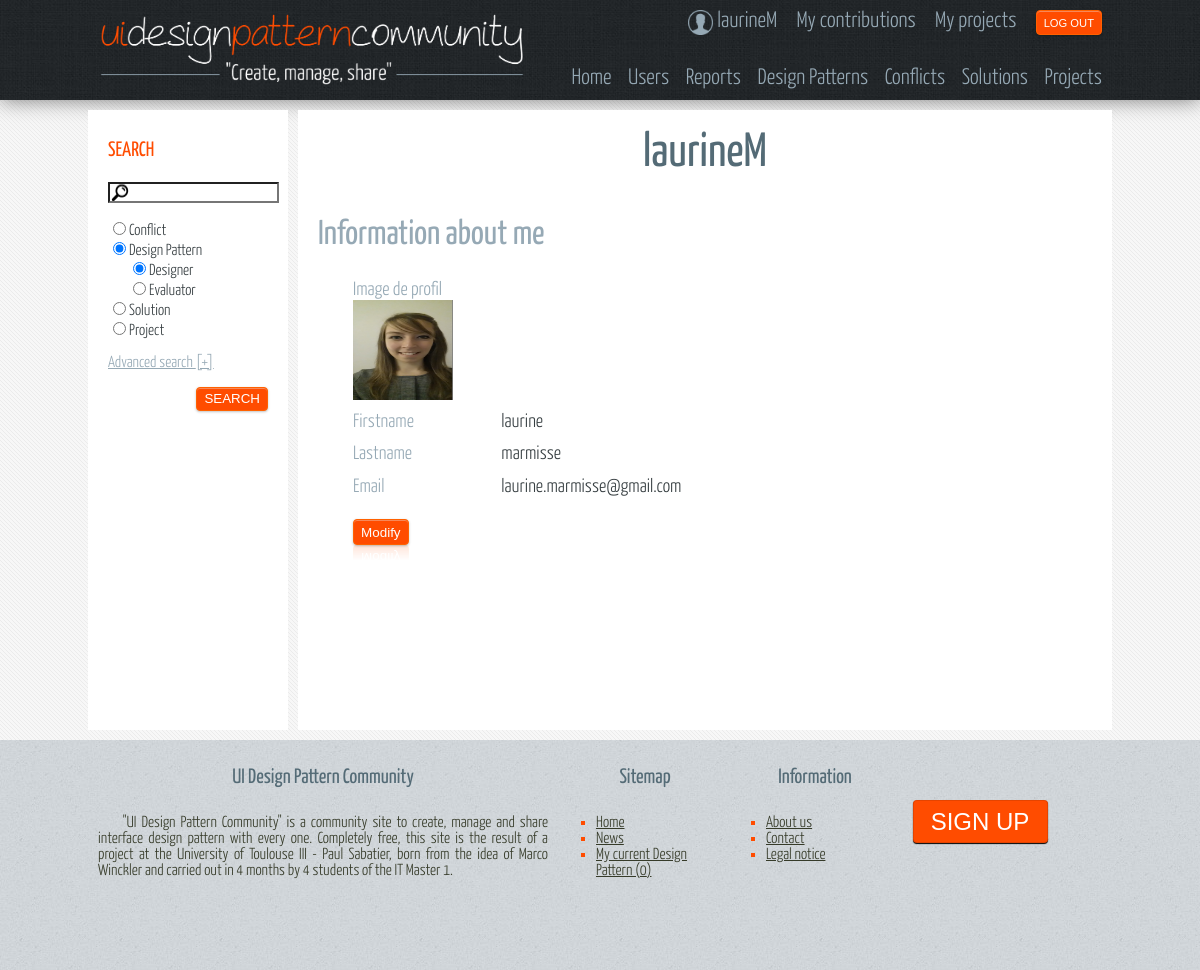
/view/profil.php (signed in), run on the app's committed database.
### tables this page shows
CREATE TABLE IF NOT EXISTS `User` (
  `login` VARCHAR(30) NOT NULL,
  `pwd` VARCHAR(32) NOT NULL,
  `lastname` VARCHAR(30) NULL DEFAULT NULL,
  `firstname` VARCHAR(30) NULL DEFAULT NULL,
  `mail` VARCHAR(30) NOT NULL,
  `logo` VARCHAR(60) NULL DEFAULT NULL,
  `typeUser` ENUM('Classic','Admin') NOT NULL,
  PRIMARY KEY (`login`));

### controller/toolkit/Session.php (called while the page is built, shortened)
<?php
class Session {
    private $sessionState = self::SESSION_NOT_STARTED;
    private static $instance;
    public static function getInstance() {
        if (!isset(self::$instance)) {
            self::$instance = new self;
        }
        self::$instance->startSession();
        return self::$instance;
    }
    public function startSession() {
        if ($this->sessionState == self::SESSION_NOT_STARTED) {
            $this->sessionState = session_start();
        }
        return $this->sessionState;
    }
    public function __get($name) {
        if (isset($_SESSION[$name])) {
            return $_SESSION[$name];
        }
    }
    public function __isset($name) {
        return isset($_SESSION[$name]);
    }
}
?>

### model/implementation/Database.php (called while the page is built, shortened)
<?php
class Database {
    private static $bdd = NULL;
    private static function connect() {
        try{
            return new PDO('mysql:host=localhost;dbname=mydb', 'admin', 'admin');
        } catch (Exception $e) {
            die('Erreur : ' . $e->getMessage());
        }
    }
    public static function getConnection() {
        if (Database::$bdd == NULL) {
            Database::$bdd = Database::connect();
        }
        return Database::$bdd;
    }
    public static function getOneData($req) {
        $bdd = Database::getConnection();
        $reponse = $bdd->query($req);
        $donnees = $reponse->fetch();
        return $donnees;
    }
}
?>

### model/implementation/User.php (called while the page is built, shortened)
<?php
require_once($_SERVER['DOCUMENT_ROOT']."/site/model/implementation/Database.php");
class User implements IDatabase{
    private $login;
    private $lastname;
    private $firstname;
    private $mail;
    private $logo;
    public static function getDB($id) {
        $donnees = Database::getOneData('SELECT * FROM User WHERE login = \''.$id.'\'');
        if ($donnees != false) {
           $user = new User($id, $donnees['pwd'], $donnees['lastname'], $donnees['firstname'], $donnees['mail'], $donnees['logo']);
           $user->setTypeUser(ETypeUser::getValueEnum($donnees['typeUser']));
           return $user;
        }
        return false;
    }
    public function getLogin() {
        return $this->login;
    }
    public function setLogin($login) {
        $this->login = $login;
    }
    public function getLastName() {
        return $this->lastname;
    }
    public function setLastName($lastname) {
        $this->lastname = $lastname;
    }
    public function getFirstName() {
        return $this->firstname;
    }
    public function setFirstName($firstname) {
        $this->firstname = $firstname;
    }
    public function getMail() {
        return $this->mail;
    }
    public function setMail($mail) {
        $this->mail = $mail;
    }
    public function getLogo() {
        return $this->logo;
    }
    public function setLogo($logo) {
        $this->logo = $logo;
    }
}
?>

### model/interfaces/EBasicEnum.php (called while the page is built, shortened)
<?php
abstract class EBasicEnum {
    private static $constCache = NULL;
    private static function getConstants() {
        if (self::$constCache === NULL) {
            $reflect = new ReflectionClass(get_called_class());
            self::$constCache = $reflect->getConstants();
        }
        return self::$constCache;
    }
    public static function getValueEnum($name, $strict = false) {
        $constants = self::getConstants();
        $keys = array_map('strtolower', array_keys($constants));
        return array_search(strtolower($name), $keys);
    }
}
?>

### controller/toolkit/ToolKitDisplay.php (the view, shortened to what this page needs)
<?php
require_once($_SERVER['DOCUMENT_ROOT']."/site/model/implementation/Database.php");
require_once($_SERVER['DOCUMENT_ROOT']."/site/controller/toolkit/Session.php");
class ToolKitDisplay {
    public static function checkItem($item, $value) {
        if ($item == $value) {
            echo "checked";
        }
    }
    public static function addValue($value) {
        echo "value=\"".$value."\"";
    }
}

### view/profil.php (shortened to what this page needs)
<?php
require_once($_SERVER['DOCUMENT_ROOT'] . "/site/controller/toolkit/Session.php");
require_once($_SERVER['DOCUMENT_ROOT'] . "/site/model/implementation/Database.php");
require_once($_SERVER['DOCUMENT_ROOT'] . "/site/model/implementation/User.php");
include($_SERVER['DOCUMENT_ROOT'] . '/site/view/structure/header.php');
include($_SERVER['DOCUMENT_ROOT'] . '/site/view/structure/search.php');
?>
<section id="contenu">
    <?php
    if (!isset($session->login)) {
        echo '<center><h3>You must be connected in order to use this page</h3></center>';
    } else {
        $user = User::getDB($session->login);
        ?>
        <h1><?php echo $user->getLogin() ?></h1>
        <div id="profil">
            <h2>Information about me</h2>
            <div id="profillogo">
                Image de profil<br/>
                <img src="<?php echo $user->getLogo() ?>" alt="Image profil" style="width: 100px; height:100px">
            </div>
            <div id="profilcontent">
                <div id="profilgauche">
                    Firstname<br/>
                    Lastname<br/>
                    Email<br/>
                </div>
                <div id="profildroit">
                    <?php echo $user->getFirstName() ?><br/>
                    <?php echo $user->getLastName() ?><br/>
                    <?php echo $user->getMail() ?><br/>
                </div>
                <form method="post" id="profilform" name="profilform"
                      action="/site/view/editProfil.php" onsubmit="return true">
                    <input type="submit" value="Modify" class="modifyprofil" id="modifyprofil"/>
                </form>
            </div>
        </div>
    <?php } ?>
</section>
<?php
include($_SERVER['DOCUMENT_ROOT'] . '/site/view/structure/footer.php');
?>

### styles/styleBase.css (style rules this page uses)
html { font-size: 100%; }
body { font-family: 'YanoneKaffeesatz-Light'; font-size: 1em; text-align:justify; }
h1 { font-size: 3em;font-weight: normal;color: #546B76;text-align:center;font-family: 'YanoneKaffeesatz-Regular'; }
h2 { font-size: 1.8em;font-weight: normal;color: #96A9B5;font-family: 'YanoneKaffeesatz-Regular'; }
img { border: none; }

### styles/styleForm.css (style rules this page uses)
#profil { font-size: 1.2em; color: #96A9B5; text-decoration: none; text-align: left; }
#profildroit { color: #373F42; }
#profilgauche { color: #96A9B5; }
#modifyprofil { height:26px; border-radius: 4px; padding: 0px 7px; background-color: #FF4C00; box-shadow: 0px 1px 0px 0px rgba(237, 237, 237, 0.37) inset, 0px 1px 0px 0px rgba(0, 0, 0, 0.08), 0px 1px 2px 1px rgba(0, 0, 0, 0.1); color: #FFF; border: 1px solid #FF6100; font-size: 0.7em; -webkit-box-reflect: below 0 linear-gradient(transparent 40%, rgba(0,0,0,.15)); }
#profilcontent { line-height: 170%; }
#profillogo { height: 125px; padding-left: 35px; }
#profilgauche { display: inline-block; width: 125px; height: 110px; padding: 0px 10px 0px 35px; }
#profildroit { display: inline-block; width: 125px; height: 110px; padding: 0px 10px; }
#profilform { padding: 0px 0px 15px 35px; }

### styles/styleStructure.css (style rules this page uses)
body { color: #373F42; background: #f7f7f7 url('../img/structure/bg04.png'); }
#contenu { color: #363B29; background: white; }
body { margin: 0 auto; padding: 0 auto; }
#contenu { margin-left: 210px; padding: 10px 20px 10px 20px; min-height :600px; }
#contenu > :first-child { margin-top: 10px; }

### data on the page
user: login "laurineM", logo (picture), firstname "laurine", lastname "marmisse", mail "laurine.marmisse@gmail.com"

### other printed values
$session->login "laurineM"
$nb "0"
